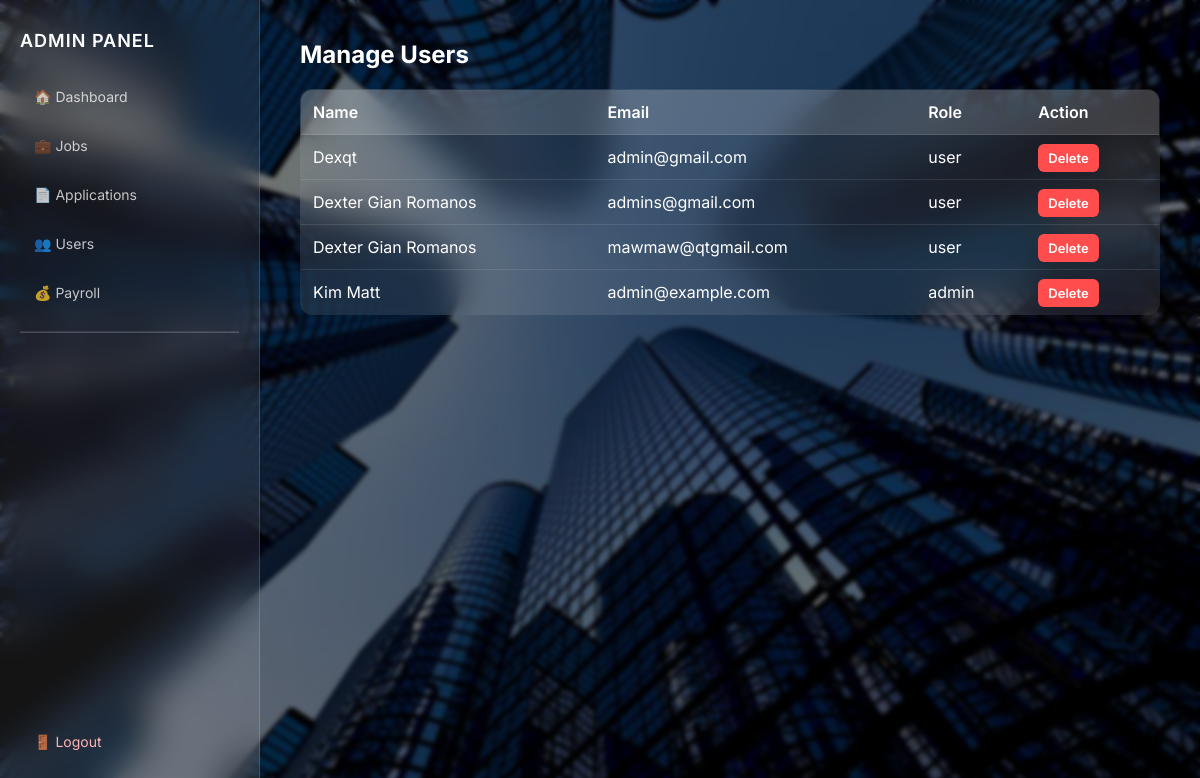
The page /admin/manage-users.php (signed in) on the database its author committed.
### tables this page shows
CREATE TABLE `users` (
  `id` int(11) NOT NULL,
  `full_name` varchar(100) DEFAULT NULL,
  `email` varchar(100) DEFAULT NULL,
  `password` varchar(255) DEFAULT NULL,
  `role` enum('admin','user') DEFAULT 'user',
  `profile_pic` varchar(255) DEFAULT NULL,
  `resume_path` varchar(255) DEFAULT NULL,
  `phone` varchar(20) DEFAULT NULL,
  `address` text DEFAULT NULL,
  `created_at` timestamp NOT NULL DEFAULT current_timestamp(),
  `login_attempts` int(11) DEFAULT 0,
  `last_attempt` datetime DEFAULT NULL
);

### admin/manage-users.php (the view, shortened to what this page needs)
<?php
require_once "../includes/auth.php";
$users = $pdo->query("SELECT * FROM users")->fetchAll();
?>
<!DOCTYPE html>
<html>
<head>
</head>
<body>
<?php include "sidebar.php"; ?>
<div class="main">
<h2>Manage Users</h2>
<table>
  <tr>
    <th>Name</th>
    <th>Email</th>
    <th>Role</th>
    <th>Action</th>
  </tr>
  <?php foreach($users as $u): ?>
  <tr>
    <td><?= htmlspecialchars($u['full_name']) ?></td>
    <td><?= htmlspecialchars($u['email']) ?></td>
    <td><?= htmlspecialchars($u['role']) ?></td>
    <td>
      <a class="btn btn-danger"
         onclick="return confirm('Delete this user?')"
         href="?delete=<?= $u['id'] ?>">
         Delete
      </a>
    </td>
  </tr>
  <?php endforeach; ?>
</table>
</div>
</body>
</html>

### admin/sidebar.php (shortened to what this page needs)
<div class="sidebar">
    <h2>Admin Panel</h2>
    <a href="dashboard.php">🏠 Dashboard</a>
    <a href="manage-jobs.php">💼 Jobs</a>
    <a href="applications.php">📄 Applications</a>
    <a href="manage-users.php">👥 Users</a>
    <a href="payroll.php">💰 Payroll</a>
    <hr style="margin:10px 0; opacity:0.2;">
    <a href="../logout.php">🚪 Logout</a>
</div>

### admin/manage-users.php (style rules this page uses)
* { margin: 0; padding: 0; box-sizing: border-box; font-family: 'Inter', sans-serif; }
body { min-height: 100vh; background: url("../assets/images/bg.jpg") no-repeat center center/cover; position: relative; }
body::before { content: ""; position: fixed; inset: 0; background: rgba(0,0,0,0.55); backdrop-filter: blur(2px); z-index: 0; }
.sidebar { position: fixed; left: 0; top: 0; width: 260px; height: 100vh; z-index: 2; }
.main { margin-left: 260px; padding: 40px; position: relative; z-index: 1; color: #fff; }
h2 { margin-bottom: 20px; font-size: 24px; }
table { width: 100%; border-collapse: collapse; background: rgba(255,255,255,0.10); backdrop-filter: blur(18px); border: 1px solid rgba(255,255,255,0.2); border-radius: 12px; overflow: hidden; }
th { text-align: left; padding: 12px; background: rgba(255,255,255,0.15); color: #fff; font-weight: 600; }
td { padding: 12px; color: #fff; border-top: 1px solid rgba(255,255,255,0.1); }
.btn { padding: 6px 10px; border-radius: 6px; text-decoration: none; font-size: 13px; font-weight: 600; }
.btn-danger { background: #ff4d4d; color: #fff; }

### admin/sidebar.php (style rules this page uses)
* { margin: 0; padding: 0; box-sizing: border-box; font-family: 'Inter', sans-serif; }
.sidebar { width: 260px; min-height: 100vh; position: fixed; top: 0; left: 0; background: rgba(255,255,255,0.08); backdrop-filter: blur(18px); -webkit-backdrop-filter: blur(18px); border-right: 1px solid rgba(255,255,255,0.15); padding: 30px 20px; z-index: 10; display: flex; flex-direction: column; }
.sidebar h2 { color: #fff; font-size: 18px; margin-bottom: 25px; font-weight: 600; letter-spacing: 1px; text-transform: uppercase; }
.sidebar a { display: flex; align-items: center; gap: 10px; padding: 12px 14px; margin-bottom: 8px; text-decoration: none; color: rgba(255,255,255,0.75); font-size: 14px; border-radius: 10px; transition: 0.25s ease; }
.sidebar a:last-child { margin-top: auto; color: #ffb3b3; }

### rows shown on the page
users: full_name "Dexqt", email "admin@gmail.com", role "user"
users: full_name "Dexter Gian Romanos", email "admins@gmail.com", role "user"
users: full_name "Dexter Gian Romanos", email "mawmaw@qtgmail.com", role "user"
users: full_name "Kim Matt", email "admin@example.com", role "admin"
